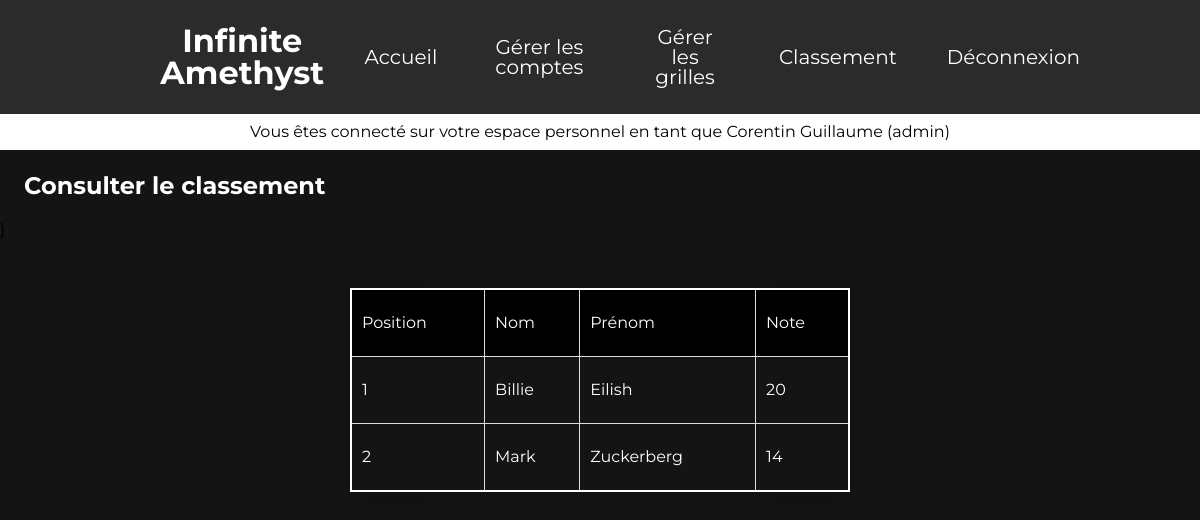
Page /make?action=see-ranking (signed in) on the committed database.
### tables this page shows
CREATE TABLE `eleve` (
  `id` int NOT NULL COMMENT 'User ID',
  `nom` varchar(16) NOT NULL,
  `prenom` varchar(16) NOT NULL,
  `bac` varchar(26) NOT NULL COMMENT '0: bac pro\r\n1: s\r\n2: L\r\n3:STMG\r\n4: Autre',
  `travail` varchar(16) NOT NULL COMMENT 'true for yes, false for no',
  `absences` varchar(16) NOT NULL,
  `attitude` varchar(16) NOT NULL,
  `etudes` varchar(16) NOT NULL,
  `avis_pp` varchar(16) NOT NULL COMMENT '0: B\r\n1 : AB\r\n2: Insuf\r\n3: Negatif',
  `avis_prov` varchar(16) NOT NULL COMMENT '0: B\r\n1 : AB\r\n2: Insuf\r\n3: Negatif',
  `lettre` varchar(16) NOT NULL COMMENT '0: B\r\n1 : AB\r\n2: Insuf\r\n3: Negatif',
  `remarques` varchar(255) DEFAULT NULL,
  `note` int NOT NULL
);

### pages/interfaceClassement.php (the view, shortened to what this page needs)
<!DOCTYPE html>
<html lang="fr">
<head>
    <link rel="stylesheet" href="./css/reset.css">
    <link rel="stylesheet" href="./css/styleClassement.css">
</head>
<body>
<?php
require_once("connection.php");
$sql = "SELECT prenom,nom,note FROM eleve order by note desc ";
$res=$conn->prepare($sql);
$res->execute();
$data = $res->fetchAll(PDO::FETCH_ASSOC);
?>
    <div class="table">
        <table class="tableau">
            <b>Consulter le classement</b>
            <thead>
                <tr>
                    <th>Position</th>
                    <th>Nom</th>
                    <th>Prénom</th>
                    <th>Note</th>
                </tr>
            </thead>
            <tbody>
            <?php
        $pos = 1;
        foreach($data as $v){
            echo "<tr>
            <td>" . $pos . "</td>
            <td>" . $v["prenom"] . "</td>
            <td>" . $v["nom"] . "</td>
            <td>" . $v["note"] . "</td>
            </tr>
            </tbody>";
            $pos = $pos+1;
        }
            ?>
        </table>
    </div>
</body>
</html>

### css/styleMain.css (style rules this page uses)
body { background-color: #141414; font-family: 'Montserrat', sans-serif; box-sizing: border-box; margin: 0; padding: 0; }

### css/styleClassement.css (style rules this page uses)
body { background-color: #141414; font-family: 'Montserrat', sans-serif; box-sizing: border-box; margin: 0; padding: 0; }
thead, tbody { color: white; }
.tableau { min-width: 500px; box-shadow: 0 5px 50px rgb(0, 0, 0, 0.15); cursor: pointer; margin: 50px auto; border: 2px solid white }
thead tr { background-color: black; text-align: left; }
th, td { padding: 25px 10px; }
tbody tr, td, th { border: 1px solid #ddd; }
.table b { font-size: 2vw; font-weight: 700; color: white; margin: 2vw 2vw; display: flex; }

### rows in the picture
eleve: prenom "Billie", nom "Eilish", note "20"
eleve: prenom "Mark", nom "Zuckerberg", note "14"

### other values in the picture
$_SESSION['complete-name'] "Corentin Guillaume"
$role "admin"
